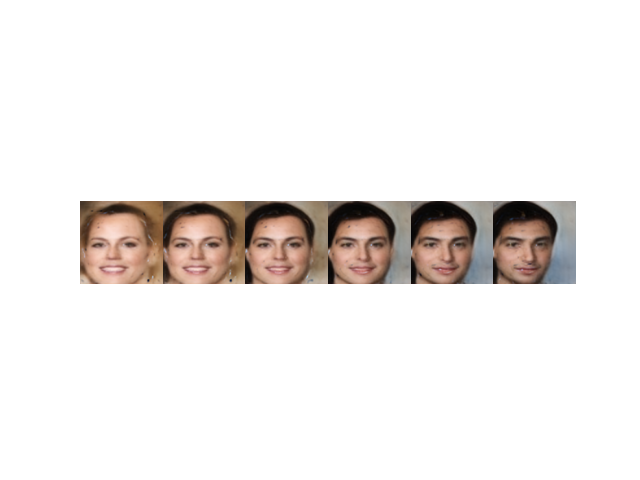

Generate this figure with Python:
from BEGANv1 import BEGAN
import numpy as np
import matplotlib.pyplot as plt
import cv2
from tensorflow.keras.models import load_model
import tensorflow as tf
from tensorflow.keras import backend as K


def lerp(v0, v1, i):
    return v0 + i * (v1 - v0)


def getEquidistantPoints(p1, p2, n):
    return [[lerp(p1[j], p2[j], 1. / n * i) for j in range(gan.noise_input)] for i in range(n + 1)]


config = tf.ConfigProto()
config.gpu_options.allow_growth = True
session = tf.Session(config=config)
K.set_session(session)

gan = BEGAN(is_test=True)

weights_path = './RESULTS/gen_epoch_57600.h5'
generator = gan.generator
generator.load_weights(weights_path)

n_points = 5
noise_upper = np.random.normal(0, 1, (gan.noise_input,))
noise_lower = np.random.normal(0, 1, (gan.noise_input,))

noise_sample = np.array(getEquidistantPoints(noise_lower, noise_upper, n_points))
generated = generator.predict(noise_sample)

fig, axs = plt.subplots(1, n_points + 1)
for n in range(n_points + 1):
    img = (generated[n] + 0.5) * 255
    img[img > 255] = 255
    img[img < 0] = 0
    img = np.uint8(img[:, :, ::-1])
    axs[n].imshow(img)
    axs[n].axis('off')
plt.subplots_adjust(wspace=0, hspace=0)
plt.show()
